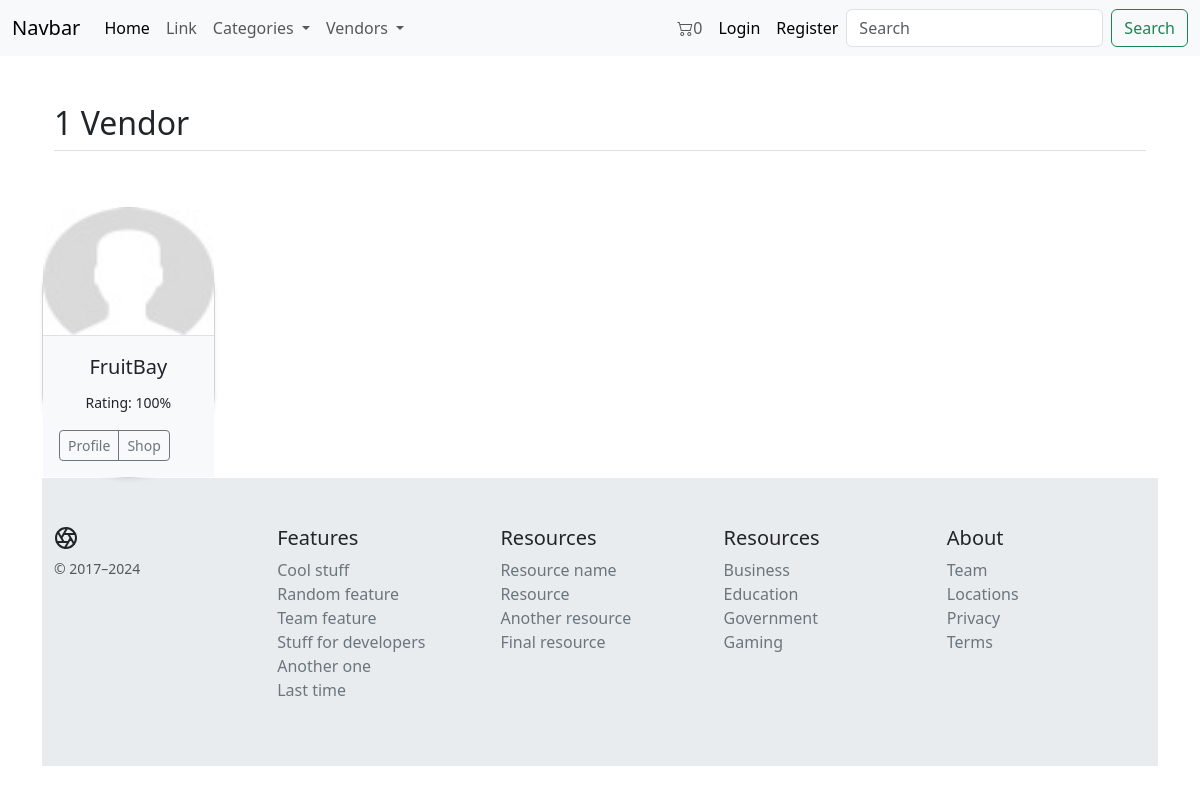
/vendors/, run on an earlier commit of the app's database.
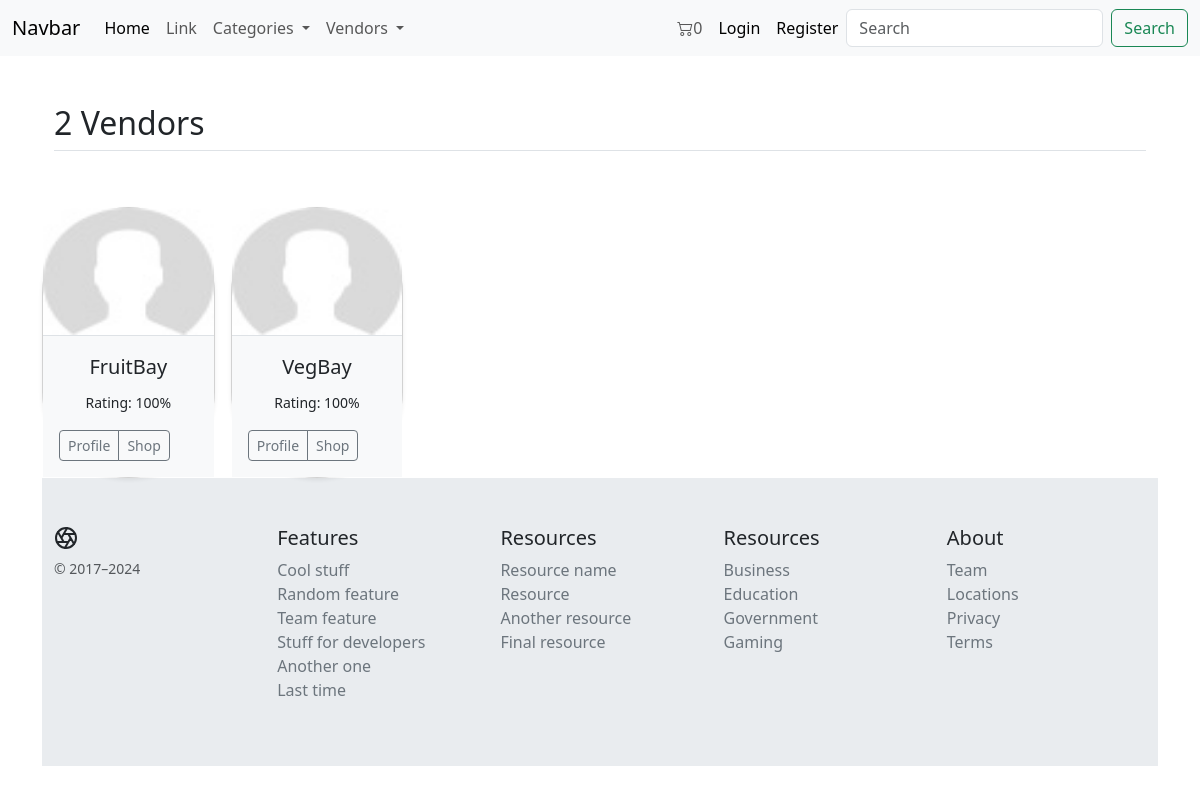
And on a later commit of the database.
### core/models.py (models this page shows)
class Vendor(models.Model):
    VID = ShortUUIDField(unique=True, length=10, prefix="VEN:", max_length=15)
    title = models.CharField(max_length=100)
    image = models.ImageField(upload_to='Vendor_images')
    desc = models.CharField(max_length=600, blank=True,
                            null=True, default='description for vendor')
    user = models.ForeignKey(
        customUser, related_name='vendor_user', on_delete=models.SET_NULL, null=True)
    address = models.CharField(
        max_length=500, default="ABC 2nd St Kdl Kollm Kerla Ind")
    contact = models.CharField(max_length=20, default='+91 9999955555')
    message_response_time = models.CharField(max_length=10, default='2 Days')
    shipping_time = models.CharField(max_length=10, default='4 Days')
    authentic_rating = models.CharField(max_length=10, default='100%')
    return_days = models.CharField(max_length=10, default='7 Days')
    warrenty_period = models.CharField(max_length=10, default='30 Days')
    def __str__(self):
        return self.title

### core/views.py (the view)
# urls.py: path('vendors/', views.vendor_list_view, name='vendor_list_view'),
def vendor_list_view(request):
    vendors = Vendor.objects.all()
    context = {
        'vendors': vendors
    }
    return render(request, 'core/vendor_list.html', context)

### core/context_processors.py (called while the page is built)
def context_fn(request):
    categories = Category.objects.all()
    vendors = Vendor.objects.all()
    if "cart_data_object" in request.session:
        cart_items_count = len(request.session['cart_data_object'])
    else:
        cart_items_count = 0
    context = {
        'categories_context': categories,
        'vendors_context': vendors,
        'cart_items_count_context': cart_items_count,
    }
    return context

### core/models.py (called while the page is built)
    def __str__(self):
        return self.title

### templates/core/vendor_list.html (shortened to what this page needs)
{%extends 'core/base.html' %}
{%load static %}
{%block content%}
<div class="container px-4 py-5" id="custom-cards">
    <h2 class="pb-2 border-bottom">{{vendors.count}} Vendor{{vendors.count|pluralize}}</h2>
</div>
<div class="container">
    <div class="row row-cols-1 row-cols-sm-2 row-cols-md-3 g-3">
        {% for p in vendors %}
        <div class="col-xl-2 col-lg-3 col-md-3 col-sm-6">
            <div class="card shadow-sm border-1 rounded-pill rounded-3" style="max-width: 250px; position: relative;">
                <a href="{% url 'core:vendor_detail_view' p.VID %}" class="text-decoration-none text-dark">
                    <div class="ratio ratio-4x3">
                        <img src="{{ p.image.url }}"
                            class="bd-placeholder-img card-img-top img-responsive border-1 border-bottom  rounded-top"
                            width="100%" height="100%" role="img" preserveAspectRatio="xMidYMid slice"
                            focusable="false">
                    </div>
                    <div class="card-body bg-body-tertiary">
                        <p class="card-title text-center fs-5">{{p.title}}</p>
                </a>
                <p class="card-text text-center"><small>Rating: {{p.authentic_rating}}</small></p>
                <div class="d-flex justify-content-between align-items-center">
                    <div class="btn-group bg-body-tertiary">
                        <a href="{% url 'core:vendor_detail_view' p.VID %}"
                            class="btn btn-sm btn-outline-secondary">Profile
                        </a>
                        <a href="{% url 'core:vendor_shop_view' p.VID %}"
                            class="btn btn-sm btn-outline-secondary">Shop</a>
                    </div>
                </div>
            </div>
        </div>
    </div>
    {%endfor%}
</div>
{%endblock%}

What changed in the data, as far as the page shows it:
added Vendor: image (picture), title "VegBay", authentic_rating "100%"
Also different on the page:
{{ vendors.count }}: "1" → "2"
